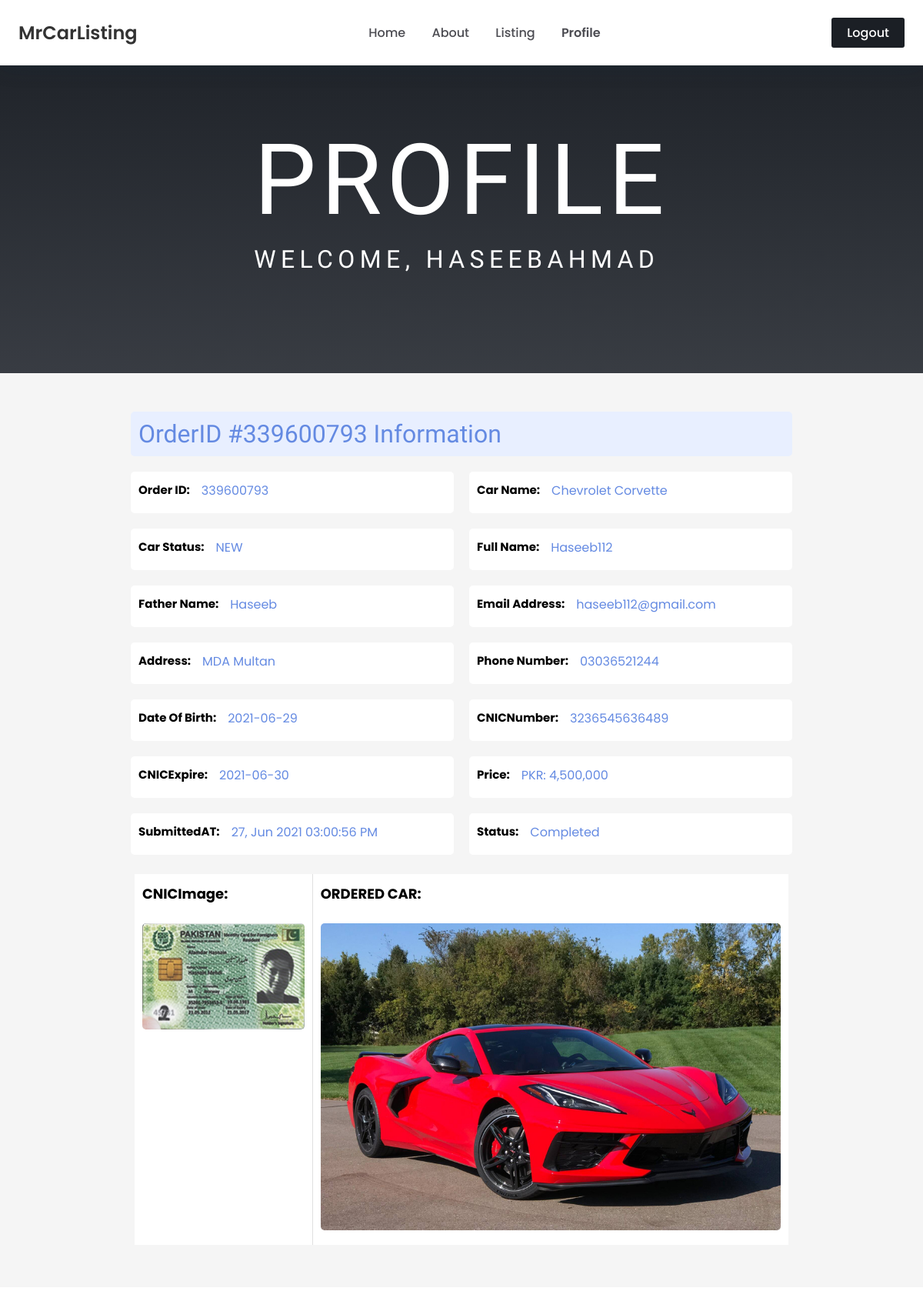
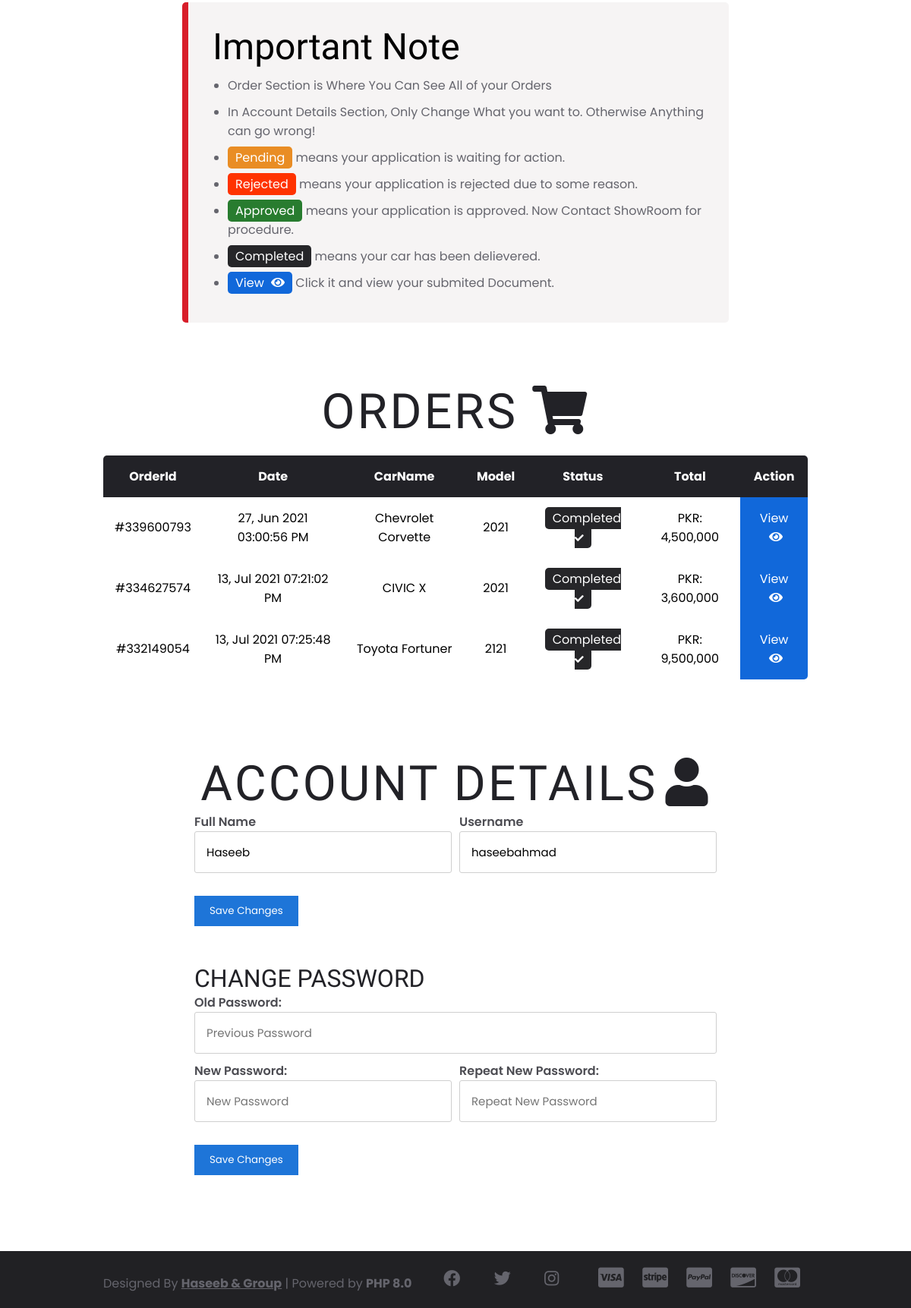
/profile.php?order-id=339600793 (signed in), run on the app's committed database (2 pictures, top to bottom).
### tables this page shows
CREATE TABLE `orders_db` (
  `id` int(255) NOT NULL,
  `order_id` varchar(255) NOT NULL,
  `fullname` varchar(255) NOT NULL,
  `fathername` varchar(255) NOT NULL,
  `address` varchar(255) NOT NULL,
  `phone` varchar(255) NOT NULL,
  `dateofbirth` varchar(255) NOT NULL,
  `cnic_number` varchar(255) NOT NULL,
  `expire` varchar(255) NOT NULL,
  `cnic_img` varchar(255) NOT NULL,
  `car_id` varchar(255) NOT NULL,
  `message` varchar(255) DEFAULT NULL,
  `price` varchar(255) NOT NULL,
  `created_at` varchar(255) NOT NULL,
  `status` varchar(255) NOT NULL DEFAULT 'pending',
  `email` varchar(255) NOT NULL
);

CREATE TABLE `cars_db` (
  `id` int(255) NOT NULL,
  `car_price` varchar(255) NOT NULL,
  `car_details` varchar(255) NOT NULL,
  `car_img` varchar(255) NOT NULL,
  `car_model` varchar(255) NOT NULL,
  `car_brand` varchar(255) NOT NULL,
  `car_type` varchar(255) NOT NULL,
  `car_status` varchar(10) NOT NULL,
  `car_name` varchar(255) NOT NULL,
  `car_stock` varchar(3) NOT NULL,
  `created_at` varchar(255) NOT NULL,
  `updated_at` varchar(255) NOT NULL DEFAULT 'none',
  `car_sold` varchar(255) DEFAULT NULL,
  `car_color` varchar(255) NOT NULL DEFAULT 'black'
);

### profile.php (the view, shortened to what this page needs)
<?php require_once('./config/apis.php') ?>
<?php
    if(isset($_SESSION['auth-user-login'])){
        $name = $_SESSION['auth-user-login'];
        $fname = $_SESSION['auth-user-login-fullname'];
    }else{
        header('location: login.php');
    }
?>
<!DOCTYPE html>
<html lang="en">
<head>
    <link rel="stylesheet" href="https://cdnjs.cloudflare.com/ajax/libs/font-awesome/5.15.3/css/all.min.css"
    />
    <link href="https://unpkg.com/aos@2.3.1/dist/aos.css" rel="stylesheet">
    <link rel="stylesheet" href="./css/profile.css">
</head>
<body>
    <section class="nav">
        <div class="container" id="nav-container">
            <h1><a href="about.php">MrCarListing</a></h1>
            <ul class="res-btn">
                <a href="index.php">Home</a>
                <a href="about.php">About</a>
                <a href="listing.php">Listing</a>
                <a class="active" href="profile.php">Profile</a>
            </ul>
            <ul class="res-btn">
                <a class="logout" href="?logout=true">Logout</a>
            </ul>
        </div>
    </section>
    <section class="header">
        <div class="container">
            <p class="title">Profile <br> <span>Welcome, <?php echo $name; ?></span></p>
        </div>
    </section>
    <?php
        if(isset($_GET['order-id'])){
            $id = $_GET['order-id'];
            $sql = "SELECT * from orders_db WHERE order_id = '$id'";
            $res = mysqli_query($con,$sql);
            if(mysqli_num_rows($res) > 0){
                while($row = mysqli_fetch_assoc($res)){
                    $card = './img/documents/'.$row['cnic_img'];
                    $carid = $row['car_id'];
                    $sql2 = "SELECT * from cars_db WHERE id = '$carid'";
                    $res2 = mysqli_query($con, $sql2);
                    while($rows = mysqli_fetch_assoc($res2)){
                        $carname = $rows['car_name'];
                        $carimg = './img/cars/'.$rows['car_img'];
                        $status = $rows['car_status'];
                    }
    ?>
    <section class="info">
        <div class="container">
            <h1 class="title">OrderID #<span><?php echo $id; ?></span> Information</h1>
            <ul class="grid">
                <div class="box">
                    <h1>Order ID:</h1>
                    <p><?php echo $id; ?></p>
                </div>
                <div class="box">
                    <h1>Car Name:</h1>
                    <p><?php echo $carname; ?></p>
                </div>
                <div class="box">
                    <h1>Car Status:</h1>
                    <p class="status"><?php echo $status; ?></p>
                </div>
                <div class="box">
                    <h1>Full Name:</h1>
                    <p><?php echo $row['fullname']; ?></p>
                </div>
                <div class="box">
                    <h1>Father Name:</h1>
                    <p><?php echo $row['fathername']; ?></p>
                </div>
                <div class="box">
                    <h1>Email Address:</h1>
                    <p class="email"><?php echo $row['email']; ?></p>
                </div>
                <div class="box">
                    <h1>Address:</h1>
                    <p><?php echo $row['address']; ?></p>
                </div>
                <div class="box">
                    <h1>Phone Number:</h1>
                    <p><?php echo $row['phone']; ?></p>
                </div>
                <div class="box">
                    <h1>Date Of Birth:</h1>
                    <p><?php echo $row['dateofbirth']; ?></p>
                </div>
                <div class="box">
                    <h1>CNICNumber:</h1>
                    <p><?php echo $row['cnic_number']; ?></p>
                </div>
                <div class="box">
                    <h1>CNICExpire:</h1>
                    <p><?php echo $row['expire']; ?></p>
                </div>
                <div class="box">
                    <h1>Price:</h1>
                    <p>PKR: <?php echo number_format($row['price']); ?></p>
                </div>
                <div class="box">
                    <h1>SubmittedAT:</h1>
                    <p><?php echo $row['created_at']; ?></p>
                </div>
                <div class="box">
                    <h1>Status:</h1>
                    <p style="text-transform: capitalize;"><?php echo $row['status']; ?></p>
                </div>
            </ul>
            <div class="info-box">
                <div class="block">
                    <h1>CNICImage:</h1><br>
                    <img src="<?php echo $card; ?>">
                </div>
                <div class="block">
                    <h1>ORDERED CAR:</h1><br>
                    <img src="<?php echo $carimg; ?>">
                </div>
            </div>
        </div>
    </section>
    <?php } } } ?>
    <section class="note">
        <div class="container">
            <h1>Important Note</h1>
            <ul>
                <li>Order Section is Where You Can See All of your Orders</li>
                <li>In Account Details Section, Only Change What you want to. Otherwise Anything can go wrong!</li>
                <li><span class="pending">Pending</span> means your application is waiting for action.</li>
                <li><span class="rejected">Rejected</span> means your application is rejected due to some reason.</li>
                <li><span class="approved">Approved</span> means your application is approved. Now Contact ShowRoom for procedure.</li>
                <li><span class="completed">Completed</span> means your car has been delievered.</li>
                <li><span class="view">View <i class="fas fa-eye"></i></span> Click it and view your submited Document.</li>
            </ul>
        </div>
    </section>
    <section class="orders" id="order">
        <div class="container">
            <h1 class="title">Orders <i class="fas fa-shopping-cart"></i></h1>
            <table>
                <tr>
                    <th>OrderId</th>
                    <th>Date</th>
                    <th>CarName</th>
                    <th>Model</th>
                    <th>Status</th>
                    <th>Total</th>
                    <th>Action</th>
                </tr>
                <?php
                    $email = $_SESSION['auth-user-login-email'];
                    $sql = "SELECT * from orders_db WHERE email = '$email'";
                    $res = mysqli_query($con, $sql);
                    if(mysqli_num_rows($res) > 0){
                        while($row = mysqli_fetch_assoc($res)){
                            $order = $row['order_id'];
                            $status = $row['status'];
                            $id = $row['car_id'];
                            $sql2 = "SELECT * from cars_db WHERE id = '$id'";
                            $res2 = mysqli_query($con, $sql2);
                            while($rows = mysqli_fetch_assoc($res2)){
                                $carname = $rows['car_name'];
                                $model = $rows['car_model'];
                            }
                            if($status == 'pending'){
                                $status = "<span class='pending'>Pending</span>";
                            }elseif($status == 'rejected'){
                                $status = "<span class='rejected'>Rejected</span>";
                            }elseif($status == 'completed'){
                                $status = "<span class='completed'>Completed <i class='fas fa-check'></i> </span>";
                            }
                            else{
                                $status = "<span class='approved'>Approved</span>";
                            }
                ?>
                <tr>
                    <td>#<?php echo $order; ?></td>
                    <td><?php echo $row['created_at']; ?></td>
                    <td><?php echo $carname; ?></td>
                    <td><?php echo $model; ?></td>
                    <td><?php echo $status; ?></td>
                    <td>PKR: <?php echo number_format($row['price']); ?> </td>
                    <td class="view"><a href="profile.php?order-id=<?php echo $order; ?>">View<i class="fas fa-eye"></i></a></td>
                </tr>
                <?php } } ?>
            </table>
        </div>
    </section>
    <section class="account">
        <div class="container">
            <h1 class="title">Account Details<i class="fas fa-user"></i></h1>
            <form action="profile.php" method="post">
                <div class="flex">
                    <div class="block">
                        <label for="fullname">Full Name</label>
                        <input type="text" name="fullname" id="fullname" value="<?php echo $fname; ?>" placeholder="Full Name" autocomplete="off" required>
                    </div>
                    <div class="block">
                        <label for="username">Username</label>
                        <input type="text" name="username" id="username" value="<?php echo $name; ?>" placeholder="Username" autocomplete="off" required>
                    </div>
                </div>
                <button type="submit" name="update-account">Save Changes</button>
            </form>
            <h1 class="sm-title">Change Password</h1>
            <form action="profile.php" method="post">
                <label for="oldpass">Old Password:</label>
                <input type="password" name="oldpass" placeholder="Previous Password" id="oldpass" required>
                <div class="flex">
                    <div class="block">
                        <label for="password1">New Password:</label>
                        <input type="password" name="password1" id="password1" placeholder="New Password" required>
                    </div>
                    <div class="block">
                        <label for="password2">Repeat New Password:</label>
                        <input type="password" name="password2" id="password2" placeholder="Repeat New Password" required>
                    </div>
                </div>
                <button type="submit" name="update-pass">Save Changes</button>
            </form>
        </div>
    </section>
    <section class="footer">
        <div class="container">
            <p>Designed By <a href="admin.php"><strong>Haseeb & Group</strong></a> | Powered by <strong>PHP 8.0</strong></p>
            <ul>
                <a href="#"><i class="fab fa-facebook"></i></a>
                <a href="#"><i class="fab fa-twitter"></i></a>
                <a href="#"><i class="fab fa-instagram"></i></a>
            </ul>
            <ul class="payment">
                <i class="fab fa-cc-visa"></i>
                <i class="fab fa-cc-stripe"></i>
                <i class="fab fa-cc-paypal"></i>
                <i class="fab fa-cc-discover"></i>
                <i class="fab fa-cc-mastercard"></i>
            </ul>
        </div>
    </section>
</body>
</html>

### data on the page
orders_db: cars_db.car_name "Chevrolet Corvette", cars_db.car_status "NEW", fullname "Haseeb112", fathername "Haseeb", email "haseeb112@gmail.com", address "MDA Multan", phone "03036521244", dateofbirth "2021-06-29", cnic_number "3236545636489", expire "2021-06-30", price "4,500,000", created_at "27, Jun 2021 03:00:56 PM", status "Completed", cnic_img (picture), cars_db.car_img (picture), order "339600793", cars_db.car_model "2021"
orders_db: order "334627574", created_at "13, Jul 2021 07:21:02 PM", cars_db.car_name "CIVIC X", cars_db.car_model "2021", status "Completed", price "3,600,000"
orders_db: order "332149054", created_at "13, Jul 2021 07:25:48 PM", cars_db.car_name "Toyota Fortuner", cars_db.car_model "2121", status "Completed", price "9,500,000"

### other printed values
$name "HASEEBAHMAD"
